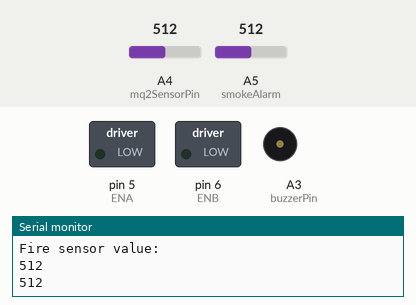
Bench run of a sketch on a simulated Arduino Uno, built with avr-gcc and run on an emulated ATmega328P. Parts: switched loads named in the sketch (green lamp = pin HIGH), buzzer (waves = sounding), the last lines printed to the serial monitor. Inputs (shaded band) come from the test bench; at power-on: A4 (mq2SensorPin) = 512, A5 (smokeAlarm) = 512.

Above: at 2.25 s.
2.6 s: A4 (mq2SensorPin) set to 17
6.1 s: A4 (mq2SensorPin) set to 13
At 8.0 s:
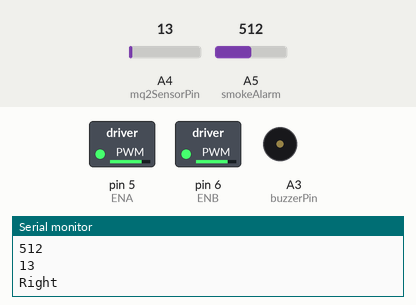
11.6 s: A5 (smokeAlarm) set to 481
At 12.5 s:
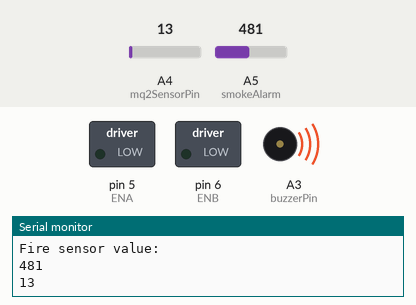
At 18.46 s:
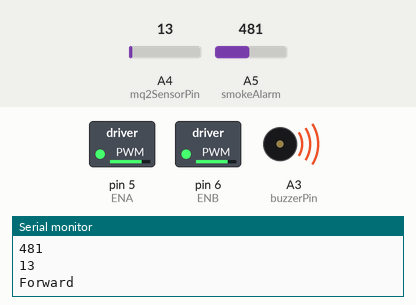
Timing chart, 0 to 25.4 s (numbered marks = the images above; inputs shaded):
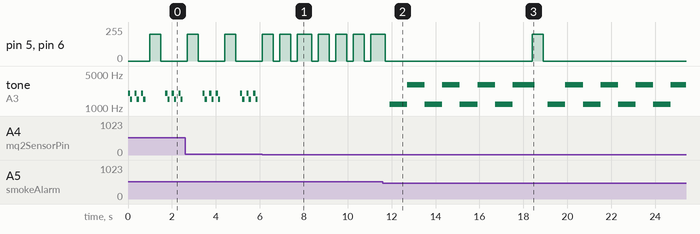

The sketch:

smoke_security_robot.ino
```cpp
#define ENA 5
#define ENB 6
#define IN1 3
#define IN2 4
#define IN3 2  //changed from 2 to 1
#define IN4 7

#define carSpeed 200  //Set the carSpeed to 200

int turnTime = 650;


// Define the commands
enum Command {
  MOVE_LEFT,
  MOVE_RIGHT,
  MOVE_FORWARD,
  MOVE_BACK,
  STOP
};

// List of commands to be executed
Command commands[] = {
  MOVE_FORWARD,
  MOVE_FORWARD,
  MOVE_FORWARD,
  MOVE_FORWARD,
  MOVE_FORWARD,
  MOVE_RIGHT,
  MOVE_FORWARD,
  MOVE_FORWARD,
  MOVE_FORWARD,
  MOVE_RIGHT,
  MOVE_FORWARD,
  MOVE_FORWARD,
  MOVE_RIGHT,
  STOP,
  STOP,
  STOP,
  MOVE_LEFT,
  MOVE_FORWARD,
  MOVE_FORWARD,
  MOVE_FORWARD,
  MOVE_FORWARD,
  MOVE_RIGHT,
  MOVE_FORWARD,
  MOVE_FORWARD
};

// Pins and variables for the MQ-2 smoke sensor and the buzzer
int mq2SensorPin = A4;
int buzzerPin = A3;
int smokeLimit = 15;
int fireLimit = 500;

void setup() {
  Serial.begin(9600);
  pinMode(mq2SensorPin, INPUT);
  pinMode(buzzerPin, OUTPUT);
}

void loop() {
  executeCommands();
}

void executeCommands() {
  for (int i = 0; i < sizeof(commands) / sizeof(commands[0]); i++) {
    smokeAlarm();
    switch (commands[i]) {
      case MOVE_LEFT:
        left();
        delay(turnTime);
        stop();
        delay(200);
        break;
      case MOVE_RIGHT:
        right();
        delay(turnTime);
        stop();
        delay(200);
        break;
      case MOVE_FORWARD:
        forward();
        delay(500);
        stop();
        delay(200);
        break;
      case MOVE_BACK:
        back();
        delay(500);
        stop();
        delay(200);
        break;
      case STOP:
        stop();
        delay(1000);
    }
  }
}

const int sensorMin = 0;     //  sensor minimum
const int sensorMax = 1024;  // sensor maximum

void smokeAlarm() {
  int fireSensorValue = analogRead(A5);
  Serial.println("Fire sensor value:");
  Serial.println(fireSensorValue);


  int sensorValue = analogRead(mq2SensorPin);
  Serial.println(sensorValue);  // Optional: Print the sensor value

  if (sensorValue > smokeLimit) {
    alarm();  // If smoke is detected (value is above the limit), sound the buzzer
  } else {
    noTone(buzzerPin);  // Otherwise, stop the buzzer sound
  }

  if (fireSensorValue < fireLimit) {
    fireAlarm();
  } else {
    noTone(buzzerPin);
  }
  delay(100);
}

void alarm() {
  tone(buzzerPin, 2000, 200);
  delay(100);
  tone(buzzerPin, 1500, 200);
  delay(100);
  noTone(buzzerPin);  // Stop sound
  delay(100);         // Wait for 100ms
  tone(buzzerPin, 2000, 200);
  delay(100);
  tone(buzzerPin, 1500, 200);
  delay(100);
  noTone(buzzerPin);  // Stop sound
  delay(100);         // Wait for 100ms
  tone(buzzerPin, 2000, 200);
  delay(100);
  tone(buzzerPin, 1500, 200);
  delay(100);
  noTone(buzzerPin);  // Stop sound
  delay(100);         // Wait for 100ms
}

void fireAlarm() {
  tone(buzzerPin, 1200, 1000);
  delay(800);
  tone(buzzerPin, 3000, 1000);
  delay(800);
  tone(buzzerPin, 1200, 1000);
  delay(800);
  tone(buzzerPin, 3000, 1000);
  delay(800);
  tone(buzzerPin, 1200, 1000);
  delay(800);
  tone(buzzerPin, 3000, 1000);
  delay(800);
  tone(buzzerPin, 1200, 1000);
  delay(800);
  tone(buzzerPin, 3000, 1000);
  delay(800);

}


void forward() {  //forward function
  // if (!canMove) { return; } // TODO
  analogWrite(ENA, carSpeed);  //Set the speed of ENA
  analogWrite(ENB, carSpeed);  //Set the speed of ENB
    //The right forward
  digitalWrite(IN1, HIGH);
  digitalWrite(IN2, LOW);
  //The left forward
  digitalWrite(IN3, HIGH);
  digitalWrite(IN4, LOW);

  Serial.println("Forward");
}

void back() {                  //back function
  analogWrite(ENA, carSpeed);  //Set the speed of ENA
  analogWrite(ENB, carSpeed);  //Set the speed of ENB
  //The rihgt back
  digitalWrite(IN1, LOW);
  digitalWrite(IN2, HIGH);
  //The left back
  digitalWrite(IN3, LOW);
  digitalWrite(IN4, HIGH);
  Serial.println("Back");
}

void left() {                  //left function
  analogWrite(ENA, carSpeed);  //Set the speed of ENA
  analogWrite(ENB, carSpeed);  //Set the speed of ENB
                               //The right forward
  digitalWrite(IN1, HIGH);
  digitalWrite(IN2, LOW);
  //The left back
  digitalWrite(IN3, LOW);
  digitalWrite(IN4, HIGH);

  Serial.println("Left");
}

void right() {                 //right function
  analogWrite(ENA, carSpeed);  //Set the speed of ENA
  analogWrite(ENB, carSpeed);  //Set the speed of ENB
  //The right back
  digitalWrite(IN1, LOW);
  digitalWrite(IN2, HIGH);
  //The left forward
  digitalWrite(IN3, HIGH);
  digitalWrite(IN4, LOW);

  Serial.println("Right");
}

void stop() {              //stop function
  digitalWrite(ENA, LOW);  //Set the speed of ENA to low
  digitalWrite(ENB, LOW);  //Set the speed of ENB to low
  Serial.println("Stop!");
}
```

Measured:
- the behaviour switches between 16 and 15 on A4 (mq2SensorPin) (found by bisection; images 0 and 1)
- the behaviour switches between 500 and 499 on A5 (smokeAlarm) (found by bisection; images 1 and 2)
- after the input at 6.1 s, tone on A3 (buzzerPin): stops changing and stays silent
- after the input at 11.6 s, tone on A3 (buzzerPin): plays 1200 Hz for 0.80 s, 3000 Hz for 0.80 s, 1200 Hz for 0.80 s, 3000 Hz for 0.80 s, 1200 Hz for 0.80 s, 3000 Hz for 0.80 s … (16 notes in this stretch), starting after 0.31 s
- by itself, tone on A3 (buzzerPin): plays 2000 Hz for 0.10 s, 1500 Hz for 0.10 s, 2000 Hz for 0.10 s, 1500 Hz for 0.10 s, 2000 Hz for 0.10 s, 1500 Hz for 0.10 s … (12 notes in this stretch)
